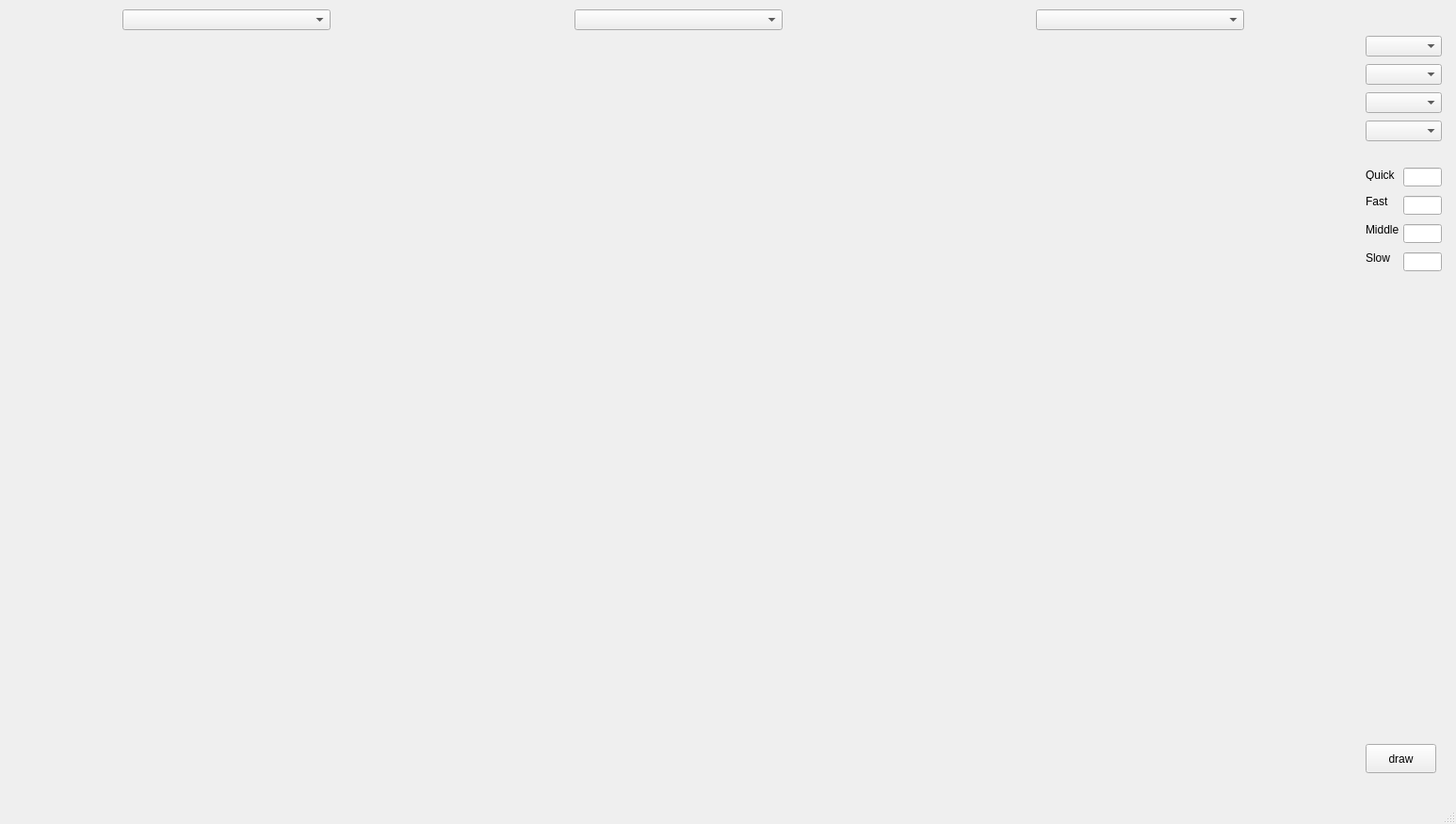
<?xml version="1.0" encoding="UTF-8"?>
<ui version="4.0">
 <class>MainWindow</class>
 <widget class="QMainWindow" name="MainWindow">
  <property name="geometry">
   <rect>
    <x>0</x>
    <y>0</y>
    <width>1546</width>
    <height>875</height>
   </rect>
  </property>
  <property name="windowTitle">
   <string>MainWindow</string>
  </property>
  <widget class="QWidget" name="centralwidget">
   <widget class="QComboBox" name="comboBox_market1">
    <property name="geometry">
     <rect>
      <x>130</x>
      <y>10</y>
      <width>221</width>
      <height>22</height>
     </rect>
    </property>
   </widget>
   <widget class="QComboBox" name="comboBox_market2">
    <property name="geometry">
     <rect>
      <x>610</x>
      <y>10</y>
      <width>221</width>
      <height>22</height>
     </rect>
    </property>
   </widget>
   <widget class="QComboBox" name="comboBox_market3">
    <property name="geometry">
     <rect>
      <x>1100</x>
      <y>10</y>
      <width>221</width>
      <height>22</height>
     </rect>
    </property>
   </widget>
   <widget class="QComboBox" name="comboBox_veryshort">
    <property name="geometry">
     <rect>
      <x>1450</x>
      <y>38</y>
      <width>81</width>
      <height>22</height>
     </rect>
    </property>
   </widget>
   <widget class="QComboBox" name="comboBox_short">
    <property name="geometry">
     <rect>
      <x>1450</x>
      <y>68</y>
      <width>81</width>
      <height>22</height>
     </rect>
    </property>
   </widget>
   <widget class="QComboBox" name="comboBox_middle">
    <property name="geometry">
     <rect>
      <x>1450</x>
      <y>98</y>
      <width>81</width>
      <height>22</height>
     </rect>
    </property>
   </widget>
   <widget class="QComboBox" name="comboBox_long">
    <property name="geometry">
     <rect>
      <x>1450</x>
      <y>128</y>
      <width>81</width>
      <height>22</height>
     </rect>
    </property>
   </widget>
   <widget class="QLineEdit" name="lineEdit">
    <property name="geometry">
     <rect>
      <x>1490</x>
      <y>178</y>
      <width>41</width>
      <height>20</height>
     </rect>
    </property>
   </widget>
   <widget class="QLineEdit" name="lineEdit_fast">
    <property name="geometry">
     <rect>
      <x>1490</x>
      <y>208</y>
      <width>41</width>
      <height>20</height>
     </rect>
    </property>
   </widget>
   <widget class="QLineEdit" name="lineEdit_middle">
    <property name="geometry">
     <rect>
      <x>1490</x>
      <y>238</y>
      <width>41</width>
      <height>20</height>
     </rect>
    </property>
   </widget>
   <widget class="QLineEdit" name="lineEdit_slow">
    <property name="geometry">
     <rect>
      <x>1490</x>
      <y>268</y>
      <width>41</width>
      <height>20</height>
     </rect>
    </property>
   </widget>
   <widget class="QLabel" name="label_quick">
    <property name="geometry">
     <rect>
      <x>1450</x>
      <y>180</y>
      <width>50</width>
      <height>12</height>
     </rect>
    </property>
    <property name="text">
     <string>Quick</string>
    </property>
   </widget>
   <widget class="QLabel" name="label_2">
    <property name="geometry">
     <rect>
      <x>1450</x>
      <y>208</y>
      <width>50</width>
      <height>12</height>
     </rect>
    </property>
    <property name="text">
     <string>Fast</string>
    </property>
   </widget>
   <widget class="QLabel" name="label_3">
    <property name="geometry">
     <rect>
      <x>1450</x>
      <y>238</y>
      <width>50</width>
      <height>12</height>
     </rect>
    </property>
    <property name="text">
     <string>Middle</string>
    </property>
   </widget>
   <widget class="QLabel" name="label_4">
    <property name="geometry">
     <rect>
      <x>1450</x>
      <y>268</y>
      <width>50</width>
      <height>12</height>
     </rect>
    </property>
    <property name="text">
     <string>Slow</string>
    </property>
   </widget>
   <widget class="QPushButton" name="pushButton_draw">
    <property name="geometry">
     <rect>
      <x>1450</x>
      <y>790</y>
      <width>75</width>
      <height>31</height>
     </rect>
    </property>
    <property name="text">
     <string>draw</string>
    </property>
   </widget>
   <widget class="QWidget" name="verticalLayoutWidget">
    <property name="geometry">
     <rect>
      <x>0</x>
      <y>40</y>
      <width>471</width>
      <height>791</height>
     </rect>
    </property>
    <layout class="QVBoxLayout" name="verticalLayout_market1"/>
   </widget>
   <widget class="QWidget" name="verticalLayoutWidget_2">
    <property name="geometry">
     <rect>
      <x>480</x>
      <y>40</y>
      <width>471</width>
      <height>791</height>
     </rect>
    </property>
    <layout class="QVBoxLayout" name="verticalLayout_market2"/>
   </widget>
   <widget class="QWidget" name="verticalLayoutWidget_3">
    <property name="geometry">
     <rect>
      <x>960</x>
      <y>40</y>
      <width>471</width>
      <height>791</height>
     </rect>
    </property>
    <layout class="QVBoxLayout" name="verticalLayout_market3"/>
   </widget>
  </widget>
  <widget class="QMenuBar" name="menubar">
   <property name="geometry">
    <rect>
     <x>0</x>
     <y>0</y>
     <width>1546</width>
     <height>21</height>
    </rect>
   </property>
  </widget>
  <widget class="QStatusBar" name="statusbar"/>
 </widget>
 <resources/>
 <connections/>
</ui>
